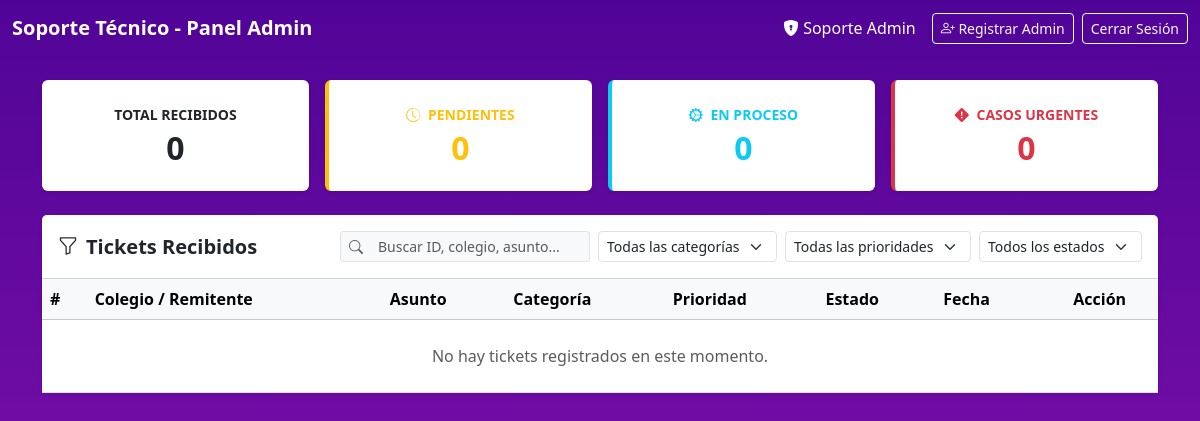
Page /admin_tickets.php (signed in) on the earlier database version.
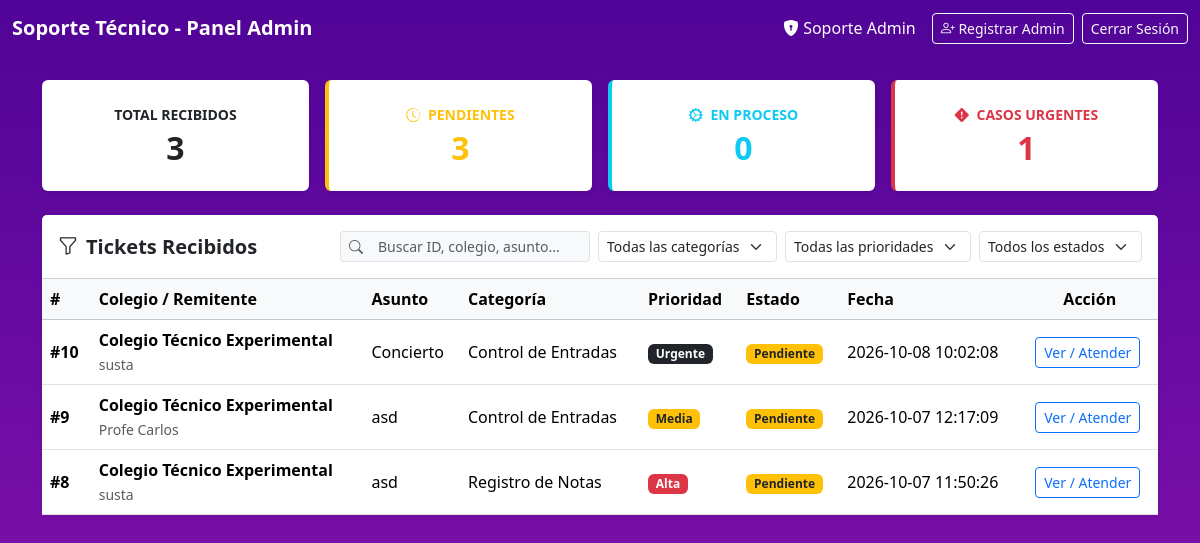
Same page on the later database version.
### tables this page shows
CREATE TABLE `tickets` (
  `ticket_id` int(11) NOT NULL,
  `colegio_id` int(11) NOT NULL,
  `usuario_id` int(11) NOT NULL,
  `asignado_a` int(11) DEFAULT NULL,
  `categoria` varchar(50) NOT NULL,
  `prioridad` enum('Baja','Media','Alta','Urgente') DEFAULT 'Media',
  `estado` enum('Pendiente','En Proceso','Resuelto','Cerrado') DEFAULT 'Pendiente',
  `asunto` varchar(150) NOT NULL,
  `descripcion` text NOT NULL,
  `archivo_adjunto` varchar(255) DEFAULT NULL,
  `fecha_creacion` datetime DEFAULT current_timestamp()
);

CREATE TABLE `colegios` (
  `colegio_id` int(11) NOT NULL,
  `nombre` varchar(100) NOT NULL,
  `codigo_institucion` varchar(50) NOT NULL,
  `correo_contacto` varchar(100) DEFAULT NULL
);

CREATE TABLE `usuarios` (
  `usuario_id` int(11) NOT NULL,
  `colegio_id` int(11) DEFAULT NULL,
  `nombre` varchar(100) NOT NULL,
  `correo` varchar(100) NOT NULL,
  `contrasena` varchar(255) NOT NULL,
  `rol` enum('profesor','administrativo','soporte') NOT NULL
);

### admin_tickets.php (the view, shortened to what this page needs)
<?php
include 'conexion.php';
$total_tickets = 0;
$total_pendientes = 0;
$total_proceso = 0;
$total_urgentes = 0;
$sql_kpis = "SELECT
    COUNT(*) AS total,
    SUM(CASE WHEN estado = 'Pendiente' THEN 1 ELSE 0 END) AS pendientes,
    SUM(CASE WHEN estado = 'En Proceso' THEN 1 ELSE 0 END) AS proceso,
    SUM(CASE WHEN prioridad = 'Urgente' AND estado != 'Cerrado' THEN 1 ELSE 0 END) AS urgentes
FROM tickets";
$res_kpis = mysqli_query($conexion, $sql_kpis);
if ($res_kpis && $fila_kpis = mysqli_fetch_assoc($res_kpis)) {
    $total_tickets = $fila_kpis['total'] ?? 0;
    $total_pendientes = $fila_kpis['pendientes'] ?? 0;
    $total_proceso = $fila_kpis['proceso'] ?? 0;
    $total_urgentes = $fila_kpis['urgentes'] ?? 0;
}
$sql_tickets = "SELECT t.*, c.nombre AS nombre_colegio, u.nombre AS nombre_usuario
                FROM tickets t
                INNER JOIN colegios c ON t.colegio_id = c.colegio_id
                INNER JOIN usuarios u ON t.usuario_id = u.usuario_id
                ORDER BY t.fecha_creacion DESC";
$resultado = mysqli_query($conexion, $sql_tickets);
?>
<!DOCTYPE html>
<html lang="es">
<head>
    <link href="https://cdn.jsdelivr.net/npm/bootstrap@5.3.3/dist/css/bootstrap.min.css" rel="stylesheet">
    <link rel="stylesheet" href="https://cdn.jsdelivr.net/npm/bootstrap-icons@1.11.3/font/bootstrap-icons.min.css">
    <link href="admin.css" rel="stylesheet">
</head>
<body>
    <nav class="navbar navbar-expand-lg navbar-dark mb-4">
        <div class="container-fluid">
            <a class="navbar-brand fw-bold" href="#">Soporte Técnico - Panel Admin</a>
            <div class="d-flex align-items-center text-white">
                <span class="me-3"><i class="bi bi-shield-lock-fill"></i> <?php echo htmlspecialchars($_SESSION['nombre']); ?></span>
                <button type="button" class="btn btn-outline-light btn-sm me-2" data-bs-toggle="modal" data-bs-target="#modalRegistrarAdmin">
                    <i class="bi bi-person-plus"></i> Registrar Admin
                </button>
                <a href="logout.php" class="btn btn-outline-light btn-sm">Cerrar Sesión</a>
            </div>
        </div>
    </nav>
    <div class="container mb-5">
        <div class="row g-3 mb-4">
            <div class="col-md-3">
                <div class="card card-glass shadow-sm border-0 text-center py-3">
                    <div class="card-body p-2">
                        <p class="text-muted-glass small mb-1 fw-bold text-uppercase">Total Recibidos</p>
                        <h2 class="fw-bold mb-0"><?php echo $total_tickets; ?></h2>
                    </div>
                </div>
            </div>
            <div class="col-md-3">
                <div class="card card-glass shadow-sm border-0 text-center py-3 border-start border-warning border-4">
                    <div class="card-body p-2">
                        <p class="text-warning small mb-1 fw-bold text-uppercase"><i class="bi bi-clock-history me-1"></i> Pendientes</p>
                        <h2 class="fw-bold mb-0 text-warning"><?php echo $total_pendientes; ?></h2>
                    </div>
                </div>
            </div>
            <div class="col-md-3">
                <div class="card card-glass shadow-sm border-0 text-center py-3 border-start border-info border-4">
                    <div class="card-body p-2">
                        <p class="text-info small mb-1 fw-bold text-uppercase"><i class="bi bi-gear-wide-connected me-1"></i> En Proceso</p>
                        <h2 class="fw-bold mb-0 text-info"><?php echo $total_proceso; ?></h2>
                    </div>
                </div>
            </div>
            <div class="col-md-3">
                <div class="card card-glass shadow-sm border-0 text-center py-3 border-start border-danger border-4">
                    <div class="card-body p-2">
                        <p class="text-danger small mb-1 fw-bold text-uppercase"><i class="bi bi-exclamation-diamond-fill me-1"></i> Casos Urgentes</p>
                        <h2 class="fw-bold mb-0 text-danger"><?php echo $total_urgentes; ?></h2>
                    </div>
                </div>
            </div>
        </div>
        <div class="card card-glass shadow-sm border-0">
            <div class="card-header bg-white py-3">
                <div class="row align-items-center">
                    <div class="col-md-3 mb-2 mb-md-0">
                        <h5 class="mb-0 fw-bold"><i class="bi bi-funnel me-2"></i>Tickets Recibidos</h5>
                    </div>
                    <div class="col-md-9">
                        <div class="d-flex flex-wrap justify-content-md-end gap-2">
                            <div class="input-group input-group-sm" style="max-width: 250px;">
                                <span class="input-group-text bg-light border-end-0"><i class="bi bi-search text-muted"></i></span>
                                <input type="text" id="buscadorTickets" class="form-control border-start-0 bg-light" placeholder="Buscar ID, colegio, asunto...">
                            </div>
                            <select id="filtroCategoria" class="form-select form-select-sm" style="width: auto;">
                                <option value="todas">Todas las categorías</option>
                            </select>
                            <select id="filtroPrioridad" class="form-select form-select-sm" style="width: auto;">
                                <option value="todas">Todas las prioridades</option>
                            </select>
                            <select id="filtroEstado" class="form-select form-select-sm" style="width: auto;">
                                <option value="todos">Todos los estados</option>
                            </select>
                        </div>
                    </div>
                </div>
            </div>
            <div class="card-body p-0">
                <div class="table-responsive">
                    <table class="table table-hover align-middle mb-0">
                        <thead class="table-light">
                            <tr>
                                <th>#</th>
                                <th>Colegio / Remitente</th>
                                <th>Asunto</th>
                                <th>Categoría</th>
                                <th>Prioridad</th>
                                <th>Estado</th>
                                <th>Fecha</th>
                                <th class="text-center">Acción</th>
                            </tr>
                        </thead>
                        <tbody>
                            <?php
                            if ($total_tickets > 0 && $resultado && mysqli_num_rows($resultado) > 0) {
                                while ($ticket = mysqli_fetch_assoc($resultado)) {
                                    $badgePrioridad = 'bg-secondary';
                                    if ($ticket['prioridad'] === 'Alta') $badgePrioridad = 'bg-danger';
                                    if ($ticket['prioridad'] === 'Urgente') $badgePrioridad = 'bg-dark';
                                    if ($ticket['prioridad'] === 'Media') $badgePrioridad = 'bg-warning text-dark';
                                    $badgeEstado = 'bg-secondary';
                                    if ($ticket['estado'] === 'Pendiente') $badgeEstado = 'bg-warning text-dark';
                                    echo "<tr>
                                        <td><strong>#" . $ticket['ticket_id'] . "</strong></td>
                                        <td>
                                            <div><strong>" . htmlspecialchars($ticket['nombre_colegio']) . "</strong></div>
                                            <small class='text-muted'>" . htmlspecialchars($ticket['nombre_usuario']) . "</small>
                                        </td>
                                        <td>" . htmlspecialchars($ticket['asunto']) . "</td>
                                        <td>" . htmlspecialchars($ticket['categoria']) . "</td>
                                        <td><span class='badge {$badgePrioridad}'>" . $ticket['prioridad'] . "</span></td>
                                        <td><span class='badge {$badgeEstado}'>" . $ticket['estado'] . "</span></td>
                                        <td>" . $ticket['fecha_creacion'] . "</td>
                                        <td class='text-center'>
                                            <a href='ver_ticket.php?id=" . $ticket['ticket_id'] . "' class='btn btn-sm btn-outline-primary me-1'>
                                                Ver / Atender
                                            </a>";
                                    echo "</td>
                                    </tr>";
                                }
                            } else {
                                echo "<tr><td colspan='8' class='text-center py-4 text-muted'>No hay tickets registrados en este momento.</td></tr>";
                            }
                            ?>
                        </tbody>
                    </table>
                </div>
            </div>
        </div>
    </div>
</body>
</html>

### admin.css (style rules this page uses)
html, body { min-height: 100vh; margin: 0; background-image: linear-gradient( to bottom, #500497, #8b14af ) !important; background-attachment: fixed; }

Differences in the rows shown:
added tickets: ticket_id "10", colegio.nombre "Colegio Técnico Experimental", usuario.nombre "susta", asunto "Concierto", categoria "Control de Entradas", prioridad "Urgente", estado "Pendiente", fecha_creacion "2026-10-08 10:02:08"
added tickets: ticket_id "9", colegio.nombre "Colegio Técnico Experimental", usuario.nombre "Profe Carlos", asunto "asd", categoria "Control de Entradas", prioridad "Media", estado "Pendiente", fecha_creacion "2026-10-07 12:17:09"
added tickets: ticket_id "8", colegio.nombre "Colegio Técnico Experimental", usuario.nombre "susta", asunto "asd", categoria "Registro de Notas", prioridad "Alta", estado "Pendiente", fecha_creacion "2026-10-07 11:50:26"
Other differences:
$total_tickets: "0" → "3"
$total_pendientes: "0" → "3"
$total_urgentes: "0" → "1"
text no longer shown: "No hay tickets registrados en este momento."
